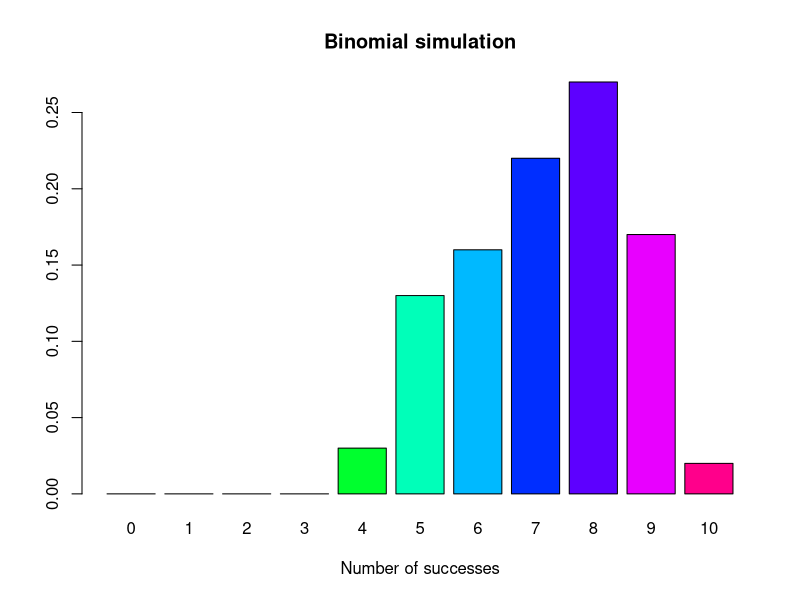
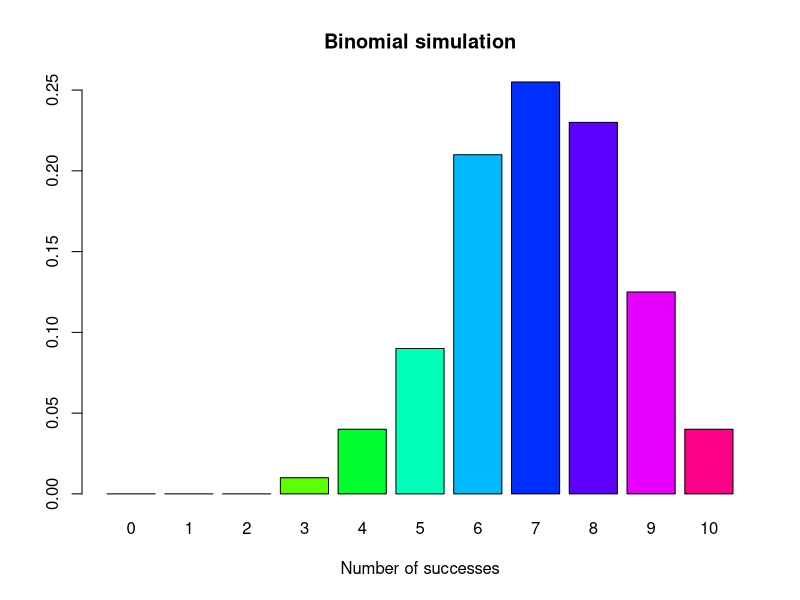
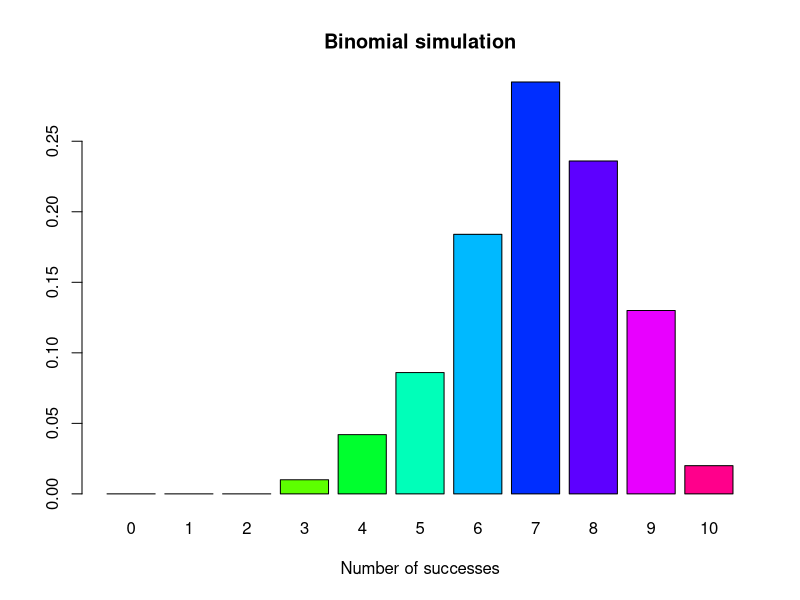
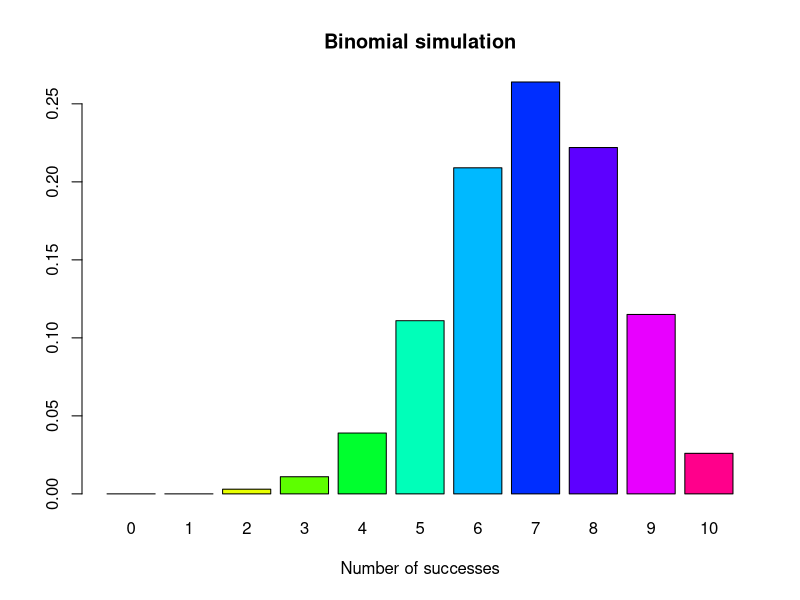
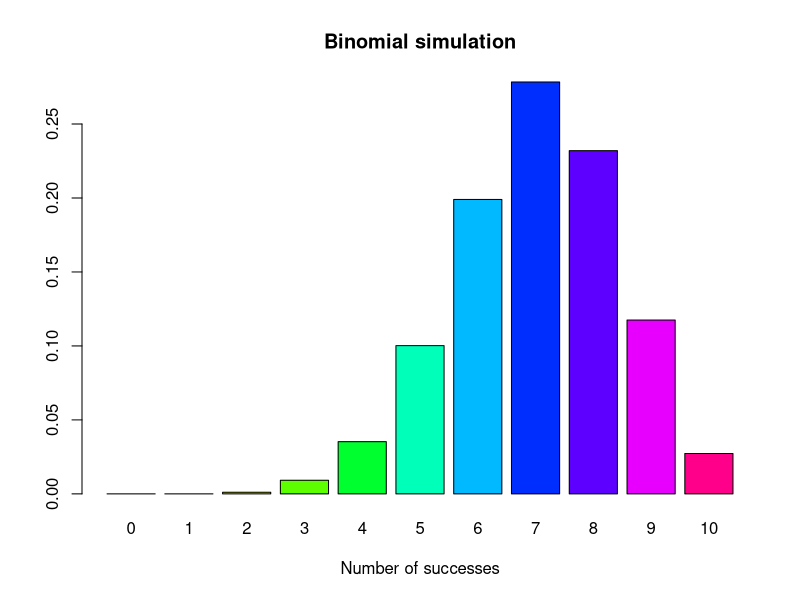
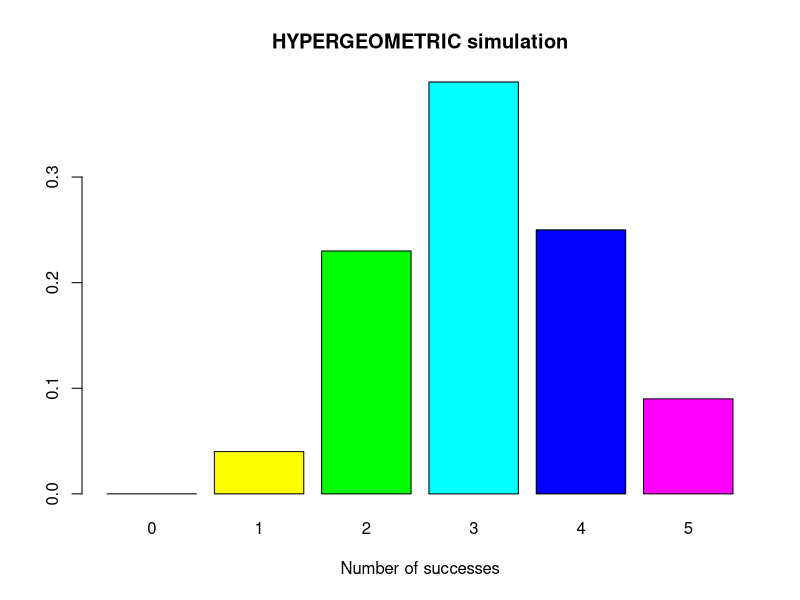
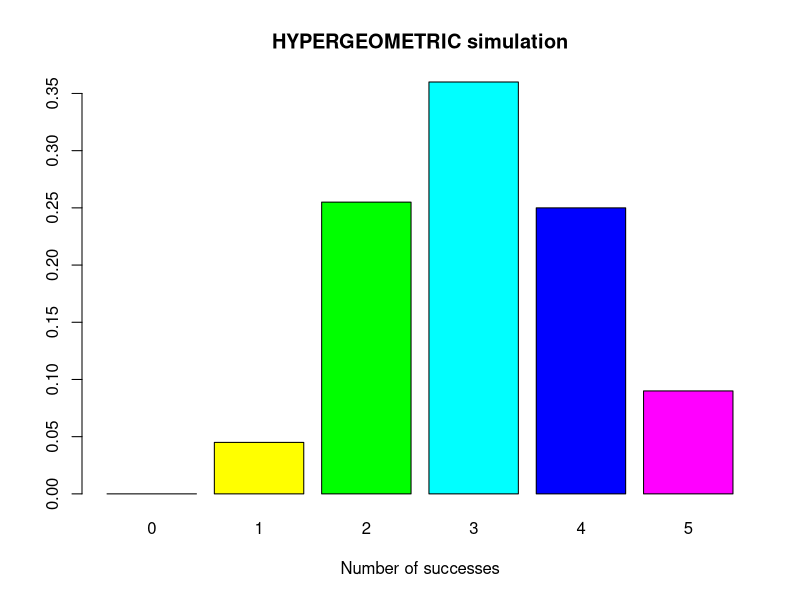
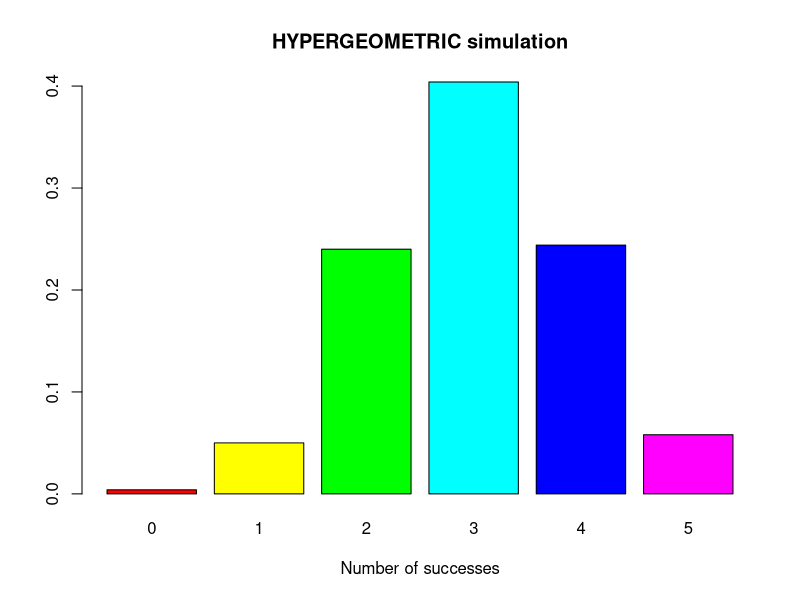

Here is the R script that generated these plots, in order:
## ---- chunk 1
knitr::opts_chunk$set(echo = TRUE)
## ---- chunk 2
getwd()
## ---- chunk 3
mybin=function(iter=100,n=10, p=0.5) { 
  sam.mat=matrix(NA,nr=n,nc=iter, byrow=TRUE)
  succ=c()
  for( i in 1:iter) {
    sam.mat[,i]=sample(c(1,0),n,replace=TRUE, prob=c(p,1-p))
    succ[i]=sum(sam.mat[,i])
  }
succ.tab=table(factor(succ,levels=0:n))
barplot(succ.tab/(iter), col=rainbow(n+1), main="Binomial simulation", xlab="Number of successes")
succ.tab/iter
}
# 100 iterations
mybin(iter = 100, n = 10, p = 0.7)
## ---- chunk 4
# 200 iteration
mybin(iter = 200, n = 10, p = 0.7)
## ---- chunk 5
# 500 iteration
mybin(iter = 500, n = 10, p = 0.7)
## ---- chunk 6
# 1000 iteration
mybin(iter = 1000, n = 10, p = 0.7)
## ---- chunk 7
# 10000 iteration
mybin(iter = 10000, n = 10, p = 0.7)
## ---- chunk 8
bintab = round(dbinom(0:10, 10, 0.7), 4)
names(bintab) = 0:10
bintab
# The results in this table verify that it is approximately correct
## ---- chunk 9
# Without replacement 
sample(c(1,1,1,1,1,1,1,1,1,1,1,1,0,0,0,0,0,0,0,0), size = 5, replace = FALSE)
## ---- chunk 10
# With replacement 
sample(c(1,1,1,1,1,1,1,1,1,1,1,1,0,0,0,0,0,0,0,0), size = 5, replace = TRUE)

## ---- chunk 11
myhyper=function(iter=100,N=20,r=12,n=5) {
  sam.mat=matrix(NA,nr=n,nc=iter, byrow=TRUE)
  succ=c()
  for( i in 1:iter) {
    sam.mat[,i]=sample(rep(c(1,0),c(r,N-r)),n,replace=FALSE)
    succ[i]=sum(sam.mat[,i])
  }
  succ.tab=table(factor(succ,levels=0:n))
  barplot(succ.tab/(iter), col=rainbow(n+1), main="HYPERGEOMETRIC simulation", xlab="Number of successes")
  succ.tab/iter
}
myhyper(iter = 100, n = 5, N = 20, r = 12)

## ---- chunk 12
myhyper(iter = 200, n = 5, N = 20, r = 12)

## ---- chunk 13
myhyper(iter = 500, n = 5, N = 20, r = 12)

## ---- chunk 14
myhyper(iter = 1000, n = 5, N = 20, r = 12)

## ---- chunk 15
myhyper(iter = 1000, n = 5, N = 20, r = 12)

## ---- chunk 16
dhyper(x=0:20, m=12, n=8, k=20)
## ---- chunk 17

mysample=function(n, iter=10,time=0.5) {
  for( i in 1:iter) {
    s=sample(1:10,n,replace=TRUE)
    sf=factor(s,levels=1:10)
    barplot(table(sf)/n,beside=TRUE,col=rainbow(10), 
    main=paste("Example sample()", " iteration ", i, " n= ", n,sep=""), ylim=c(0,0.2))
    Sys.sleep(time)
  }
}
# mysample(n = 1000, iter = 30, time = 1)

mysample(n = 1000, iter = 1, time = 1)

# My sample is function in R that visualizes a sampling process that allows replacements with barplots. It also includes the "time" argument, giving a contstraint to the execution time of iterations that the functions go through
## ---- chunk 18
choose (8, 4)
## ---- chunk 19
1 - ppois(q = 5, lambda = 2)
## ---- chunk 20
dnbinom(x = 10-3, size = 3, prob = 0.4)
## ---- chunk 21
pbinom(8, 15, 0.4)
